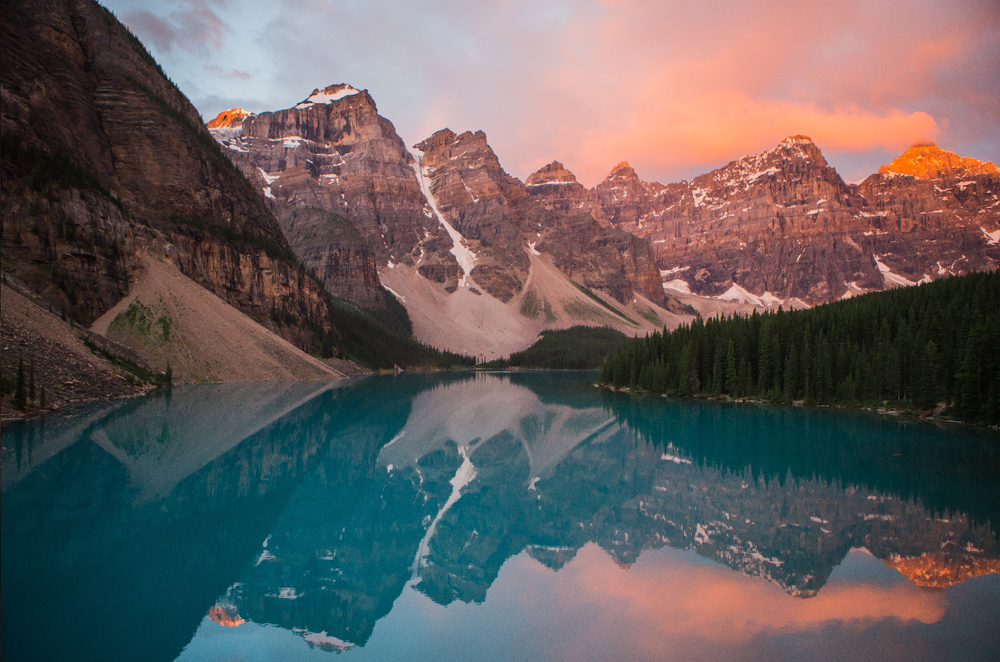
#> input picture landscape.png, 1000 x 662 px, shrunk from 1496 x 990 before the run, found by its file name
$ jupyter execute homework_1.ipynb
#> lines starting #> are read from the running program, lines starting #| are printed output that depends on the picture
[cell 1]
import cv2
import numpy as np
from matplotlib import pyplot as plt
plt.rcParams['figure.figsize'] = [15, 10]

[cell 2]
# Load an image (you can freely chose any image you like)
img = cv2.imread('C:\landscape.png')
#> img is the input picture: shape (662, 1000, 3); mean B, G, R 93.3, 92.9, 99.8
# Convert it to RGB
blue, green, red = cv2.split(img)
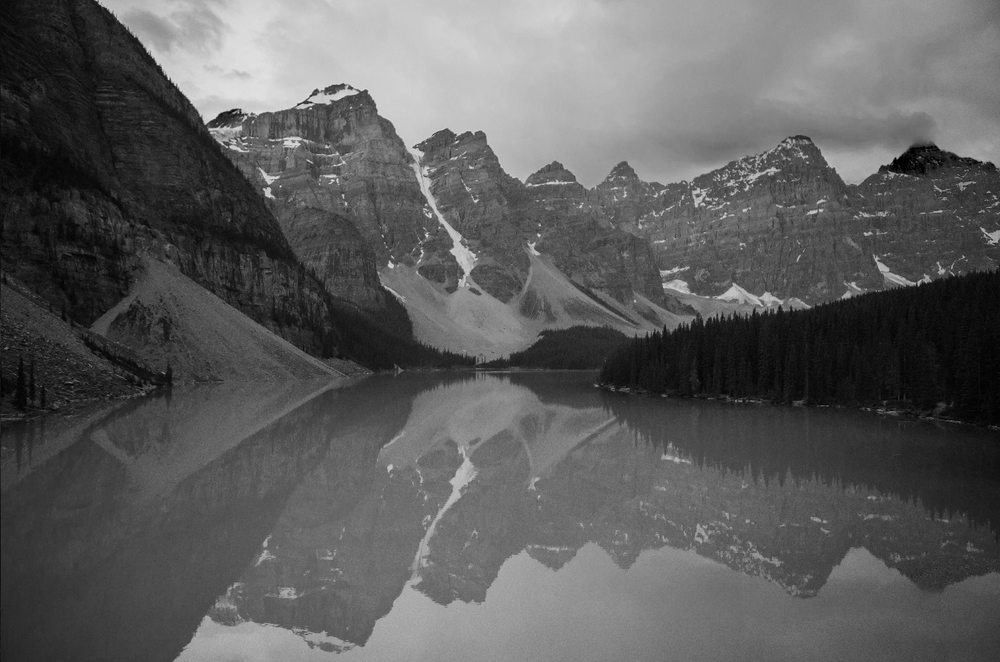
#> blue: shape (662, 1000); min 0, max 227, mean 93.3
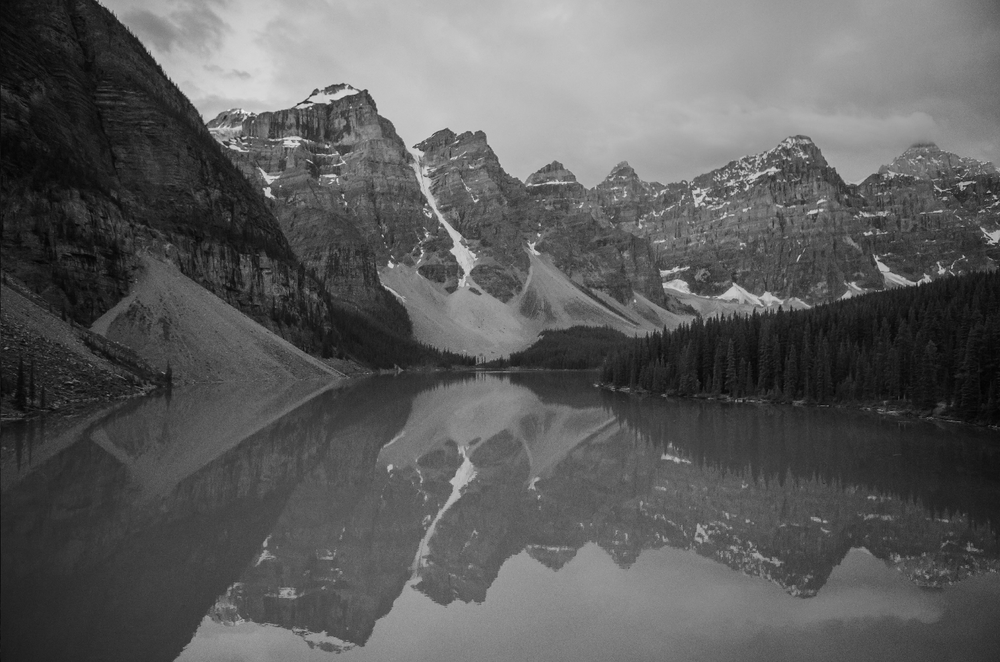
#> green: shape (662, 1000); min 3, max 244, mean 92.9
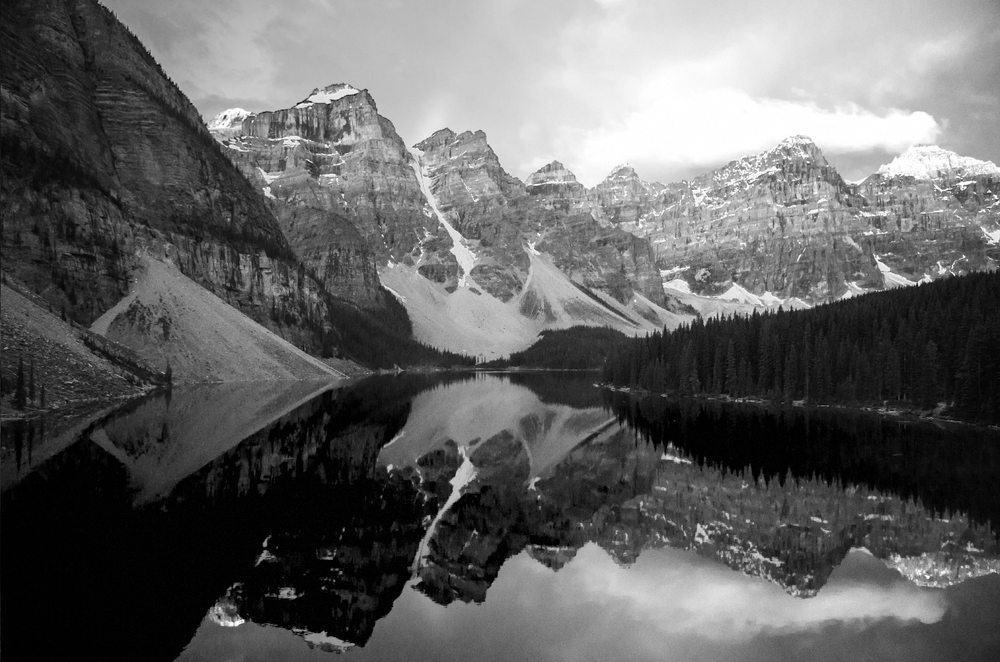
#> red: shape (662, 1000); min 0, max 255, mean 99.8
img = cv2.merge([red, green, blue])
# Plot it
plt.imshow(img)

[cell 3]
# Split the image into the three colour channels
red, green, blue = cv2.split(img)

# Compose the image in the RGB colour space
img1 = cv2.merge([red, green, blue])

# Compose the image in the RBG colour space
img2 = cv2.merge([red, blue, green])
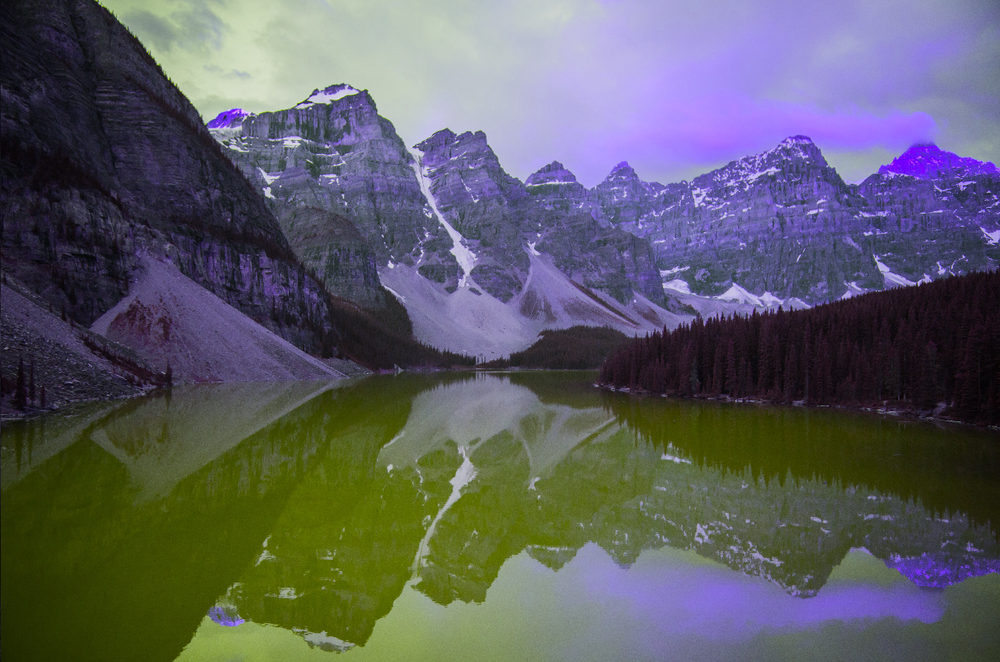
#> img2: shape (662, 1000, 3); mean of channels 0, 1, 2 99.8, 93.3, 92.9; drawn as B, G, R

# Compose the image in the GRB colour space
img3 = cv2.merge([green, red, blue])
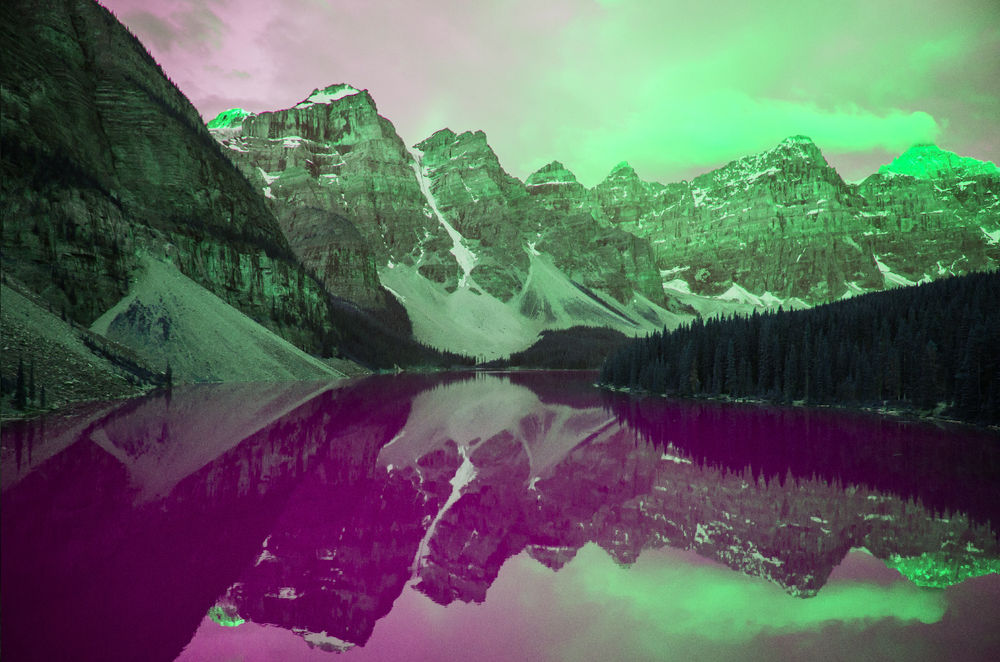
#> img3: shape (662, 1000, 3); mean of channels 0, 1, 2 92.9, 99.8, 93.3; drawn as B, G, R

# Compose the image in the BGR colour space
img4 = cv2.merge([blue, green, red])

# Create the collage
out1 = np.hstack([img1, img2])
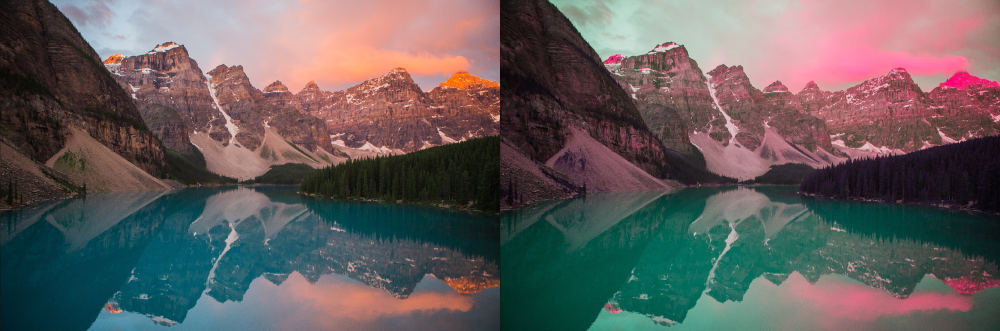
#> out1: shape (662, 2000, 3) (shown at 1/2 size); mean R, G, B 99.8, 93.1, 93.1
out2 = np.hstack([img3, img4])
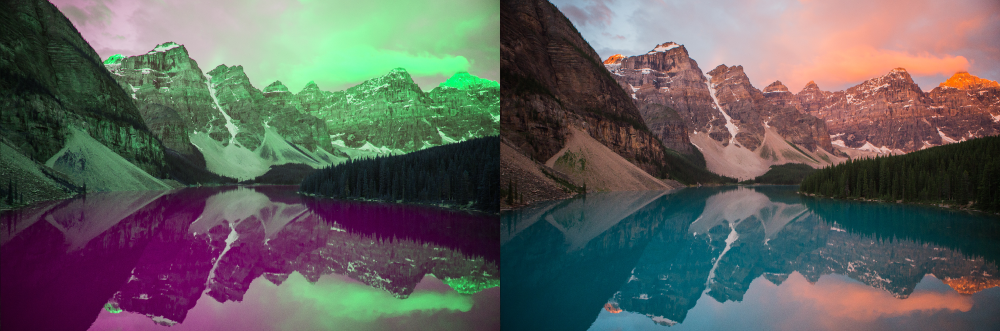
#> out2: shape (662, 2000, 3) (shown at 1/2 size); mean of channels 0, 1, 2 93.1, 96.3, 96.5; drawn as B, G, R
out = np.vstack([out1, out2])
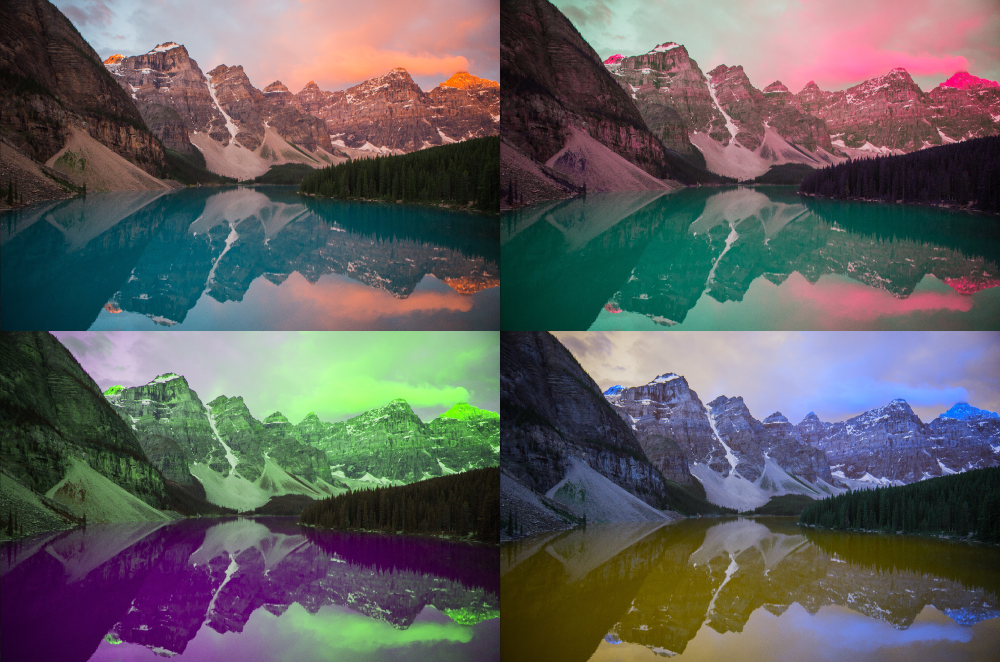
#> out: shape (1324, 2000, 3) (shown at 1/2 size); mean R, G, B 96.4, 94.7, 94.8

# Plot the collage
plt.imshow(out)
plt.axis(False)
